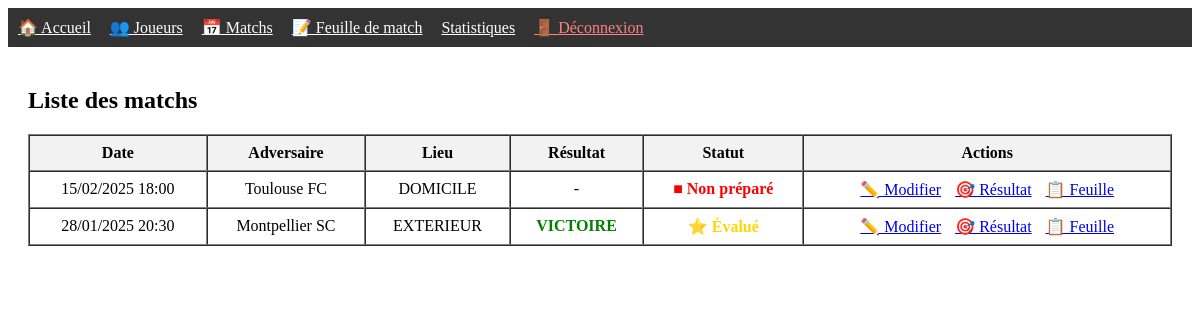
The app's page /matchs/liste_matchs.php (signed in), older data.
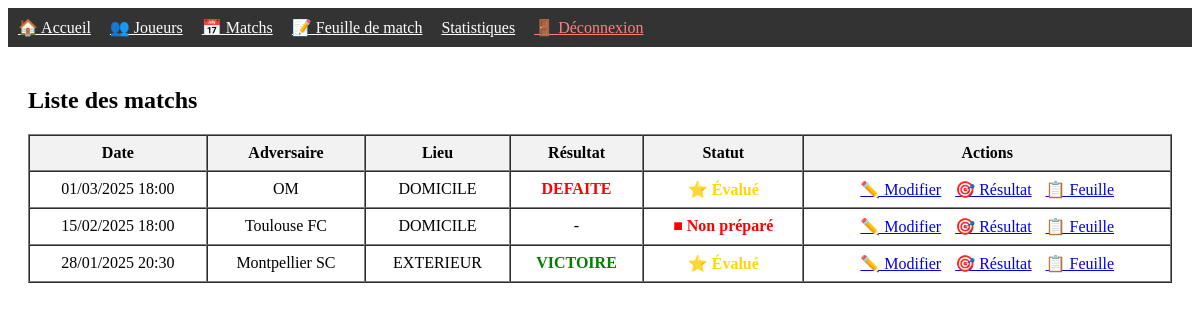
The same page, newer data.
### tables this page shows
CREATE TABLE matchs (
    id_match INT(11) NOT NULL AUTO_INCREMENT,
    date_heure DATETIME NOT NULL,
    adversaire VARCHAR(100) NOT NULL,
    lieu ENUM('DOMICILE', 'EXTERIEUR') NOT NULL,
    score_equipe INT(11) DEFAULT NULL,
    score_adverse INT(11) DEFAULT NULL,
    resultat ENUM('VICTOIRE', 'DEFAITE', 'NUL') DEFAULT NULL,
    etat ENUM('A_PREPARER', 'PREPARE', 'JOUE') DEFAULT 'A_PREPARER',

    PRIMARY KEY(id_match)
);

### bdd/db_match.php (called while the page is built, shortened)
<?php
function getAllMatches(PDO $db) {
    $sql = "SELECT * FROM matchs ORDER BY date_heure DESC";
    return $db->query($sql)->fetchAll();
}
?>

### matchs/liste_matchs.php (the view, shortened to what this page needs)
<?php
require_once "../bdd/db_match.php";
include "../includes/header.php";
$matchs = getAllMatches($gestion_sportive);
?>
<h2>Liste des matchs</h2>
<table class="table" border="1" cellpadding="8" cellspacing="0" width="100%">
    <thead>
        <tr style="background:#f2f2f2; text-align:center;">
            <th>Date</th>
            <th>Adversaire</th>
            <th>Lieu</th>
            <th>Résultat</th>
            <th>Statut</th>
            <th>Actions</th>
        </tr>
    </thead>
    <tbody>
    <?php foreach ($matchs as $match): ?>
        <tr style="text-align:center;">
            <td><?= date("d/m/Y H:i", strtotime($match["date_heure"])) ?></td>
            <td><?= htmlspecialchars($match["adversaire"]) ?></td>
            <td><?= htmlspecialchars($match["lieu"]) ?></td>
            <td>
                <?php if ($match["resultat"] === null): ?>
                    -
                <?php else: ?>
                    <?php
                    $color = "black";
                    if ($match["resultat"] === "VICTOIRE") $color = "green";
                    if ($match["resultat"] === "DEFAITE")  $color = "red";
                    ?>
                    <span style="color:<?= $color ?>; font-weight:bold;">
                        <?= $match["resultat"] ?>
                    </span>
                <?php endif; ?>
            </td>
            <td>
                <?php if ($match["etat"] === "A_PREPARER"): ?>
                    <span style="color:red; font-weight:bold;">■ Non préparé</span>
                <?php elseif ($match["etat"] === "PREPARE"): ?>
                    <span style="color:orange; font-weight:bold;">★ Préparé</span>
                <?php elseif ($match["etat"] === "JOUE"): ?>
                    <span style="color:gold; font-weight:bold;">⭐ Évalué</span>
                <?php endif; ?>
            </td>
            <td style="text-align:center;">
                <a href="modifier_match.php?id_match=<?= $match["id_match"] ?>"
                   style="margin-right:10px;">✏️ Modifier</a>
                <a href="resultat_match.php?id_match=<?= $match["id_match"] ?>"
                   style="margin-right:10px;">🎯 Résultat</a>
                <a href="../feuille_match/composition.php?id_match=<?= $match["id_match"] ?>">
                    📋 Feuille
                </a>
            </td>
        </tr>
    <?php endforeach; ?>
    </tbody>
</table>
<?php include "../includes/footer.php"; ?>

Row changes from the older to the newer data that the page shows:
added matchs: date_heure "01/03/2025 18:00", adversaire "OM", lieu "DOMICILE", resultat "DEFAITE", etat "⭐ Évalué"
